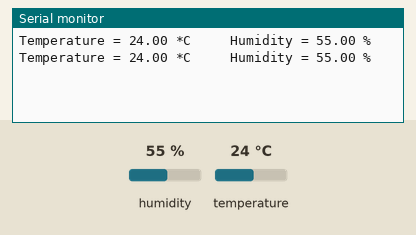
Simulated run of this sketch. Board: Arduino Uno, built with avr-gcc and run on an emulated ATmega328P. On the bench: the last lines printed to the serial monitor. The test bench sets the inputs (shaded band); at power-on: humidity 55 %, temperature 24 °C.

Above: at 2.8 s.
2.9 s: humidity set to 22 %
At 5.0 s:
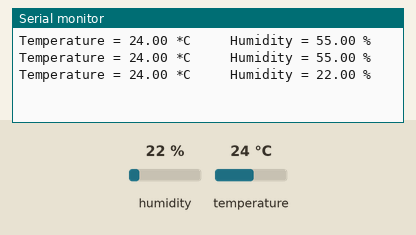
5.6 s: temperature set to 12 °C
At 7.4 s:
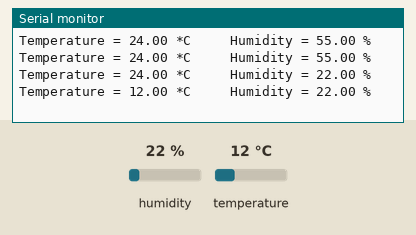
8.3 s: humidity set to 40 %
At 11.0 s:
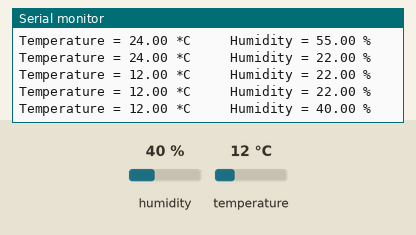
Timing chart, 0 to 12.5 s (numbered marks = the images above; inputs shaded):
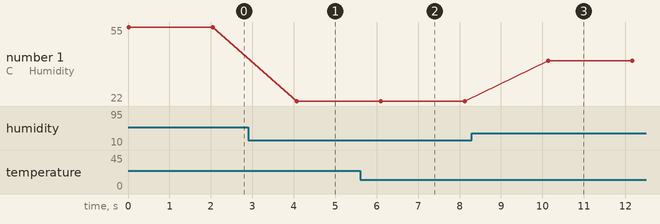

The sketch:

h_m_rz.ino
```cpp
/*
 *  Hőmérséklet - és páratartalomérzékelő
 *
 * Egy DHT11-es szenzor segítségével megmérjük a hőmérsékletet és a páratartalmat.
 *
 * Készítette: Magyar Arduino Labor
 */

#include <dht.h>
#define dataPin 9 // a dataPin nevű változó definiálása (a 9-es lábra kötöttük)
dht DHT; // Létrehozzuk a DHT szenzorunkat
void setup()
{
  Serial.begin(9600);
}
void loop()
{
  int readData = DHT.read11(dataPin); // Kiolvassuk a szenzorból az értéket
  float t = DHT.temperature; // Megkapjuk a hőmérséklet értékét
  float h = DHT.humidity; // Megkapjuk a páratartalom értékét

  // A soros monitorra kiíratjuk az értékeket
  Serial.print("Temperature = ");
  Serial.print(t);
  Serial.print(" *C ");
  Serial.print("    Humidity = ");
  Serial.print(h);
  Serial.println(" % ");

  delay(2000); // 2 mp-et késleltetünk, hogy 2mp-ként mérjen.
}
```

Measured:
- after the input at 2.9 s, the serial monitor: prints a new line after 1.2 s (image 1)
- after the input at 5.6 s, the serial monitor: prints a new line after 0.50 s (image 2)
- after the input at 8.3 s, the serial monitor: prints a new line after 1.8 s (image 3)
- plotted number 1: 55 → 22 after the input at 2.9 s, 22 → 40 after the input at 8.3 s
